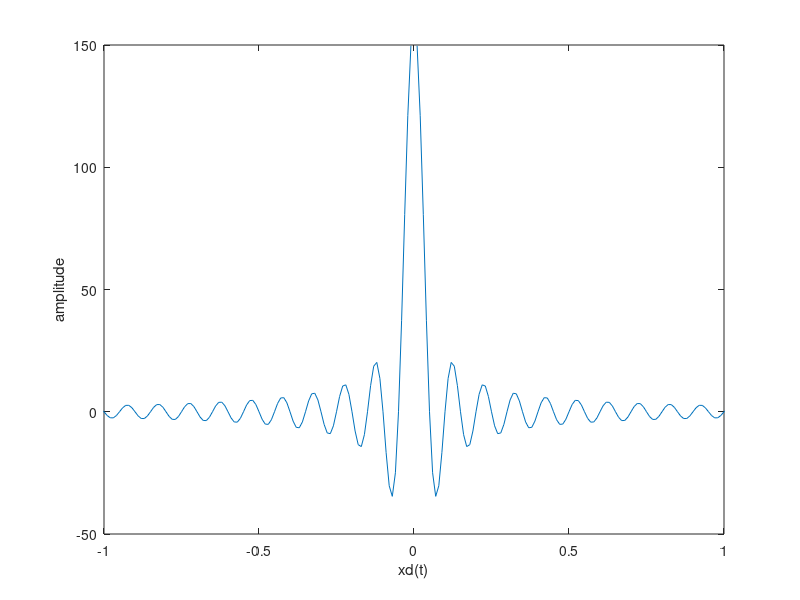
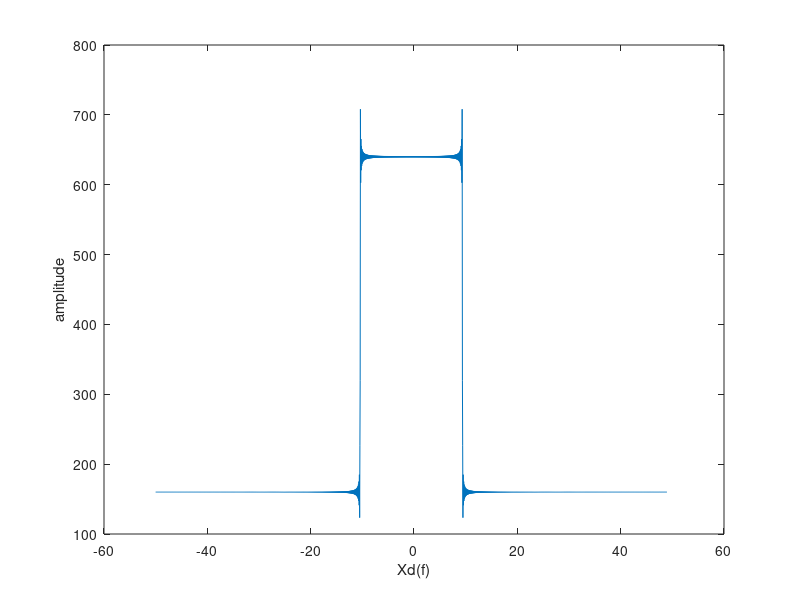

These figures' MATLAB source, in order:
clear all

t=-10:1/100:10;
xdt=8./(pi.*t).*sin(20.*pi.*t);

figure
plot(t,xdt)
xlim([-1 1])
xlabel('xd(t)')
ylabel('amplitude')

xdt(isnan(xdt))=0;
xdf=fft(xdt);
f=(0:length(xdf)-1)*99/length(xdf); 

figure
plot(f-50,abs(fftshift(xdf)))
xlabel('Xd(f)')
ylabel('amplitude')
